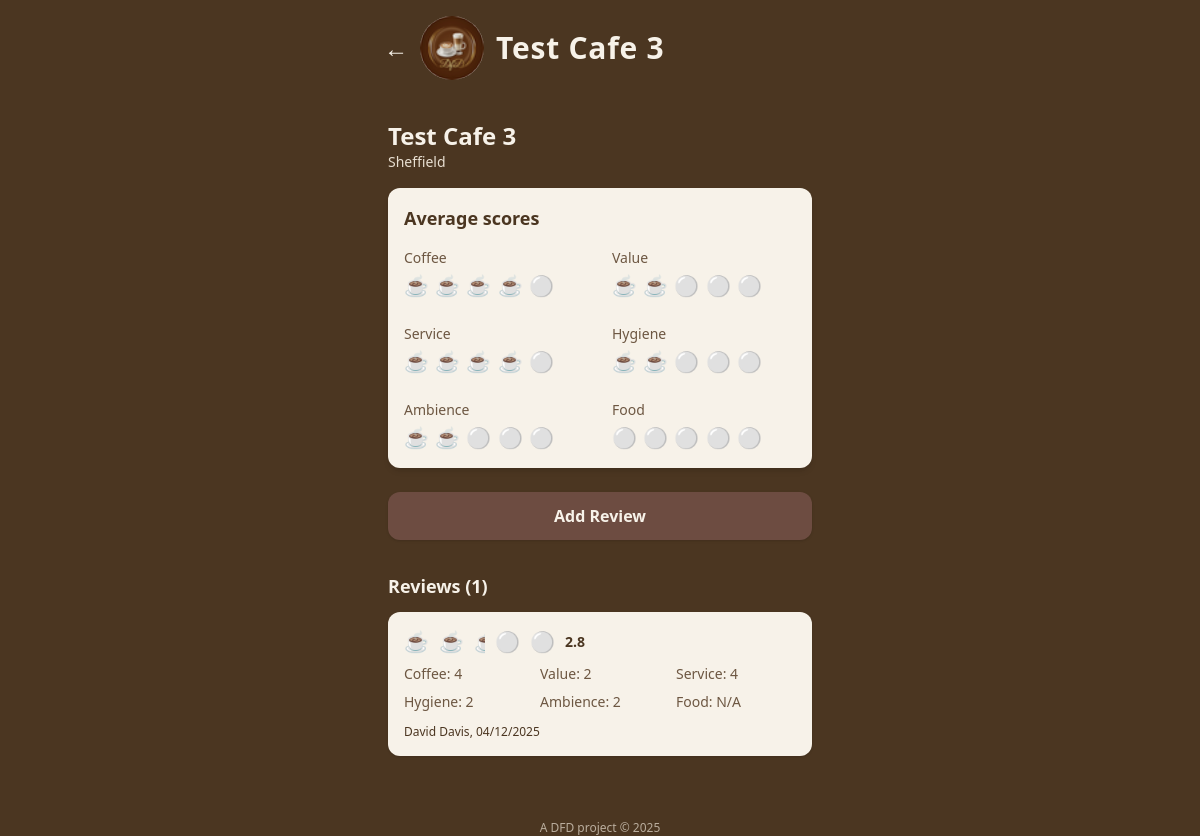
The page /venues/7 on the database its author committed.
### app/models.py (models this page shows)
class Venue(Base):
    __tablename__ = "venues"
    id = Column(Integer, primary_key=True, index=True)
    name = Column(String, nullable=False)
    location = Column(String, nullable=False)
    latitude = Column(Float, nullable=True)
    longitude = Column(Float, nullable=True)
    created_at = Column(DateTime, default=datetime.utcnow)
    created_by = Column(String, nullable=True)
    avg_coffee = Column(Float, nullable=True)
    avg_cost = Column(Float, nullable=True)
    avg_service = Column(Float, nullable=True)
    avg_hygiene = Column(Float, nullable=True)
    avg_ambience = Column(Float, nullable=True)
    avg_food = Column(Float, nullable=True)
    avg_total_score = Column(Float, nullable=True)
    reviews = relationship("Review", back_populates="venue")

class Review(Base):
    __tablename__ = "reviews"
    id = Column(Integer, primary_key=True, index=True)
    venue_id = Column(Integer, ForeignKey("venues.id"), nullable=False)
    venue_name_raw = Column(String, nullable=False)
    venue_location_raw = Column(String, nullable=False)
    coffee = Column(Integer, nullable=False)
    cost = Column(Integer, nullable=False)
    service = Column(Integer, nullable=False)
    hygiene = Column(Integer, nullable=False)
    ambience = Column(Integer, nullable=False)
    food = Column(Integer, nullable=False)
    total_score = Column(Integer, nullable=False)
    category_count = Column(Integer, nullable=False)
    notes = Column(Text, nullable=True)
    photo_path = Column(String, nullable=True)
    reviewer_name = Column(String, nullable=False)
    identity_pin = Column(String, nullable=False)
    visit_date = Column(String, nullable=False)
    created_at = Column(DateTime, default=datetime.utcnow)
    venue = relationship("Venue", back_populates="reviews")

### app/main.py (the view)
@app.get("/venues/{venue_id}", response_class=HTMLResponse)
def venue_detail(
    venue_id: int,
    request: Request,
    from_param: Optional[str] = None,
    db: Session = Depends(get_db),
):
    venue = db.query(models.Venue).filter(models.Venue.id == venue_id).first()
    reviews = db.query(models.Review).filter(models.Review.venue_id == venue_id).all()
    back_url = "/venues"
    if from_param == "reviews":
        back_url = "/reviews"
    elif from_param == "venues":
        back_url = "/venues"
    return templates.TemplateResponse(
        "venue_detail.html",
        {
            "request": request,
            "venue": venue,
            "reviews": reviews,
            "title": venue.name,
            "back_url": back_url,
        },
    )

### app/templates/venue_detail.html (shortened to what this page needs)
{% extends "base.html" %}
{% import "cup_macros.html" as cups %}
{% block content %}
<h2 class="text-2xl font-bold text-[#f7f2e9]">
    {{ venue.name }}
</h2>
<p class="text-[#e8dfd1] text-sm mb-4">
    {{ venue.location }}
</p>
<div class="bg-[#f7f2e9] rounded-xl p-4 shadow-md text-[#4b3621]">
    <h3 class="text-lg font-semibold mb-4">Average scores</h3>
    <div class="grid grid-cols-2 gap-x-6 gap-y-6">
        <div>
            <p class="text-sm text-[#6d5742] mb-1">Coffee</p>
            {{ cups.render_cups(venue.avg_coffee or 0) }}
        </div>
        <div>
            <p class="text-sm text-[#6d5742] mb-1">Value</p>
            {{ cups.render_cups(venue.avg_cost or 0) }}
        </div>
        <div>
            <p class="text-sm text-[#6d5742] mb-1">Service</p>
            {{ cups.render_cups(venue.avg_service or 0) }}
        </div>
        <div>
            <p class="text-sm text-[#6d5742] mb-1">Hygiene</p>
            {{ cups.render_cups(venue.avg_hygiene or 0) }}
        </div>
        <div>
            <p class="text-sm text-[#6d5742] mb-1">Ambience</p>
            {{ cups.render_cups(venue.avg_ambience or 0) }}
        </div>
        <div>
            <p class="text-sm text-[#6d5742] mb-1">Food</p>
            {% if venue.avg_food == 0 %}
                <span class="text-xs italic text-[#6d5742]">N/A</span>
            {% else %}
                {{ cups.render_cups(venue.avg_food or 0) }}
            {% endif %}
        </div>
    </div>
</div>
<div class="mt-6">
    <a href="/reviews/new?venue_id={{ venue.id }}"
       class="block w-full text-center bg-[#6d4c41] text-[#f7f2e9] font-semibold py-3 rounded-xl shadow hover:bg-[#5d4037] transition">
        Add Review
    </a>
</div>
<h3 class="text-lg font-semibold text-[#f7f2e9] mt-8 mb-3">
    Reviews ({{ venue.reviews|length }})
</h3>
{% if venue.reviews|length == 0 %}
<p class="text-[#e8dfd1] text-sm mb-4">No reviews yet.</p>
{% else %}
<div class="flex flex-col gap-4">
{% for r in venue.reviews %}
<div class="bg-[#f7f2e9] rounded-xl p-4 shadow text-[#4b3621]">
    <div class="flex items-center gap-2">
        {% set avg = r.total_score / r.category_count %}
        {{ cups.render_cups(avg) }}
        <span class="text-sm font-semibold">
            {{ "%.1f"|format(avg) }}
        </span>
    </div>
    <div class="grid grid-cols-3 gap-x-4 gap-y-2 mt-2 text-sm text-[#6d5742]">
        <p>Coffee: {{ r.coffee }}</p>
        <p>Value: {{ r.cost }}</p>
        <p>Service: {{ r.service }}</p>
        <p>Hygiene: {{ r.hygiene }}</p>
        <p>Ambience: {{ r.ambience }}</p>
        <p>
            {% if r.food == 0 %}
                Food: N/A
            {% else %}
                Food: {{ r.food }}
            {% endif %}
        </p>
    </div>
    {% set d = r.visit_date.split("-") %}
    <p class="text-xs mt-3">
        {{ r.reviewer_name }}, {{ d[2] }}/{{ d[1] }}/{{ d[0] }}
    </p>
</div>
{% endfor %}
</div>
{% endif %}
{% endblock %}

### app/templates/base.html (shortened to what this page needs)
<!DOCTYPE html>
{% import "cup_macros.html" as cups %}
<html lang="en">
<head>
    <script src="https://cdn.tailwindcss.com"></script>
</head>
<body class="bg-[#4b3621] min-h-screen text-[#f7f2e9]">
    {% if title %}
    <header class="w-full bg-[#4b3621]">
        <div class="max-w-md mx-auto px-3 py-4 flex items-center">
            {% if back_url %}
            <a href="{{ back_url }}"
               class="text-[#f7f2e9] text-2xl pr-3 -ml-1 py-3">
                ←
            </a>
            {% endif %}
            <img src="/static/img/dfd_logo_48.png"
                 alt="Logo"
                 class="h-16 w-16 rounded-full opacity-90 mr-3">
            <h1 class="text-3xl font-bold tracking-wide leading-tight">
                {{ title }}
            </h1>
        </div>
    </header>
    {% endif %}
    <main class="max-w-md mx-auto px-3 py-6">
        {% block content %}{% endblock %}
    </main>
	<footer class="text-center text-[#e8dfd1] text-xs mt-10 opacity-70">
		A DFD project © 2025
	</footer>
</body>
</html>

### app/templates/cup_macros.html
{% macro render_cups(avg) %}
    {% set full = avg|round(0, 'floor') %}
    {% set half = 1 if avg - full >= 0.5 else 0 %}
    {% set empty = 5 - full - half %}
    {% for i in range(full|int) %}
        <span class="text-xl mr-0.5">☕</span>
    {% endfor %}
    {% if half == 1 %}
        <span class="inline-block overflow-hidden text-xl mr-0.5"
              style="width: 0.55em;">☕</span>
    {% endif %}
    {% for i in range(empty|int) %}
        <span class="text-xl mr-0.5">⚪</span>
    {% endfor %}
{% endmacro %}

### rows shown on the page
Venue: name "Test Cafe 3", location "Sheffield"
Review: avg "2.8", coffee "4", cost "2", service "4", hygiene "2", ambience "2", food "Food: N/A", reviewer_name "David Davis", d "04", d "12", d "2025"

### other values the page prints
{{ venue.reviews|length }} "1"
